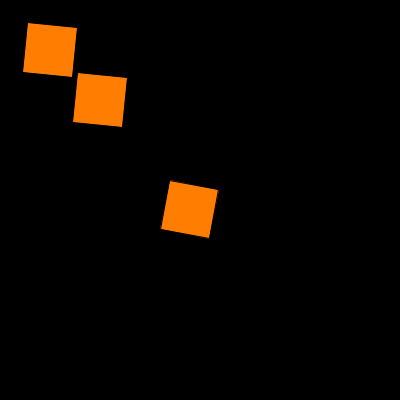
Frame 1 (no input)
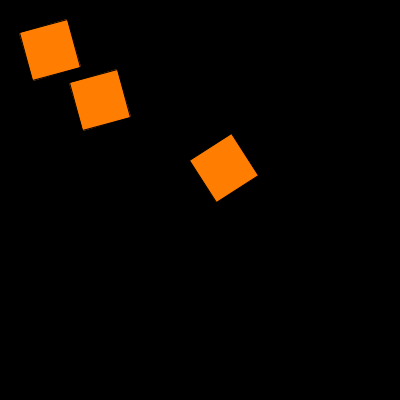
Frame 60 (the mouse pressed at the canvas centre just before this capture)
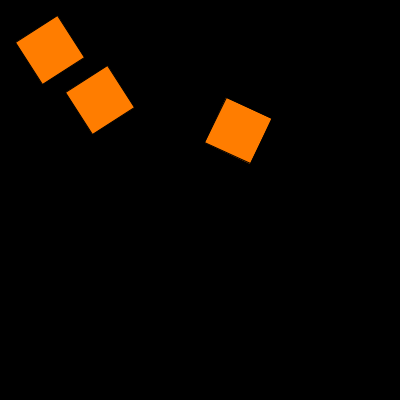
Frame 120 (the mouse held since frame 60 and released just before this capture)

The Processing sketch that drew these frames (run headless with seeded random() and noise(); from frame 60 on, the mouse is pressed at the canvas centre):

// Processing sketch: processing_85450
// ── processing_85450.pde

// Tweaked from Brian Schrank's http://www.openprocessing.org/sketch/69307

float i = 0; //hey playgramming! this is a VARIABLE used to control the rotation

void setup() {
  size(400, 400);
}

void draw() { //this entire section loops once a frame
    background(0); //this makes the background black and draws over the last square
    i = i + 0.1; //this is the variable that keeps the rotation going can also be written i += 0.1;
    
    pushMatrix(); // use this before you translate, rotate or scale.
    translate(50,50); //this puts the rect in the middle of the screen
    smooth(); //this makes the square look smooth
    fill(255,125,0); // this makes the rect orange
    rotate(i); //this rotates the rect using the variable
    rect(-25,-25,50,50); //this finally draws the rect to screen
    popMatrix(); // clear the translate, rotate or scale
    
    // Since the matrix was popped this rect behaves like before
    pushMatrix();
    translate(100, 100);
    rotate(i); //this rotates the rect using the variable
    rect(-25,-25,50,50); //this finally draws the rect to screen

    // The matrix was not popped so this rect uses the previous translate and so is rotating 100 away from its center.
    translate(100, 100);
    rotate(i); //this rotates the rect using the variable
    rect(-25,-25,50,50); //this finally draws the rect to screen
    popMatrix();
}
